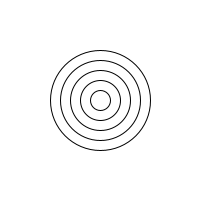
Frame 1 (no input)
Frame 60 (the mouse pressed at the canvas centre just before this capture): identical to frame 1, image omitted
Frame 120 (the mouse held since frame 60 and released just before this capture): identical to frame 1, image omitted

The Processing sketch that drew this single still picture (run headless with seeded random() and noise(); from frame 60 on, the mouse is pressed at the canvas centre):

// Processing sketch: sketch_9_6_circles
// ── sketch_9_6_circles.pde


void setup(){
size(200,200);
}

void draw(){
background(255,255,255);

int c= 100;
for (int i = 0; i <= 5; i++) {
  ellipse(100,100,c,c);
  c -= 20;

}

}
